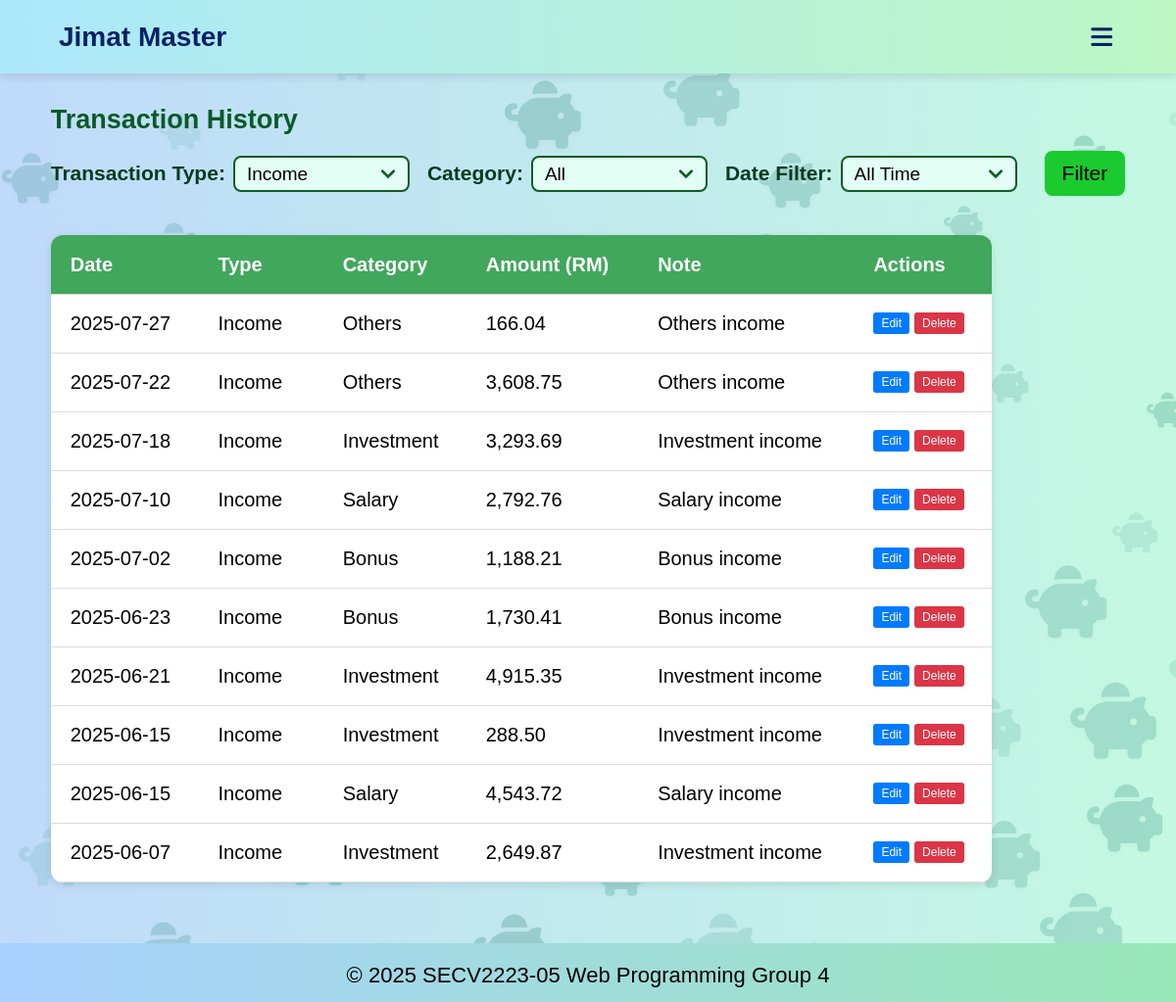
Screenshot of /overview.php?type=income (signed in) with the database file from the repository.
### tables this page shows
CREATE TABLE IF NOT EXISTS transactions (
    transaction_id INT AUTO_INCREMENT PRIMARY KEY,
    user_id INT NOT NULL,
    category_id INT NOT NULL,
    type ENUM('income', 'expense') NOT NULL,
    amount DECIMAL(10,2) NOT NULL,
    note TEXT,
    date DATE,
    FOREIGN KEY (user_id) REFERENCES users(user_id) ON DELETE CASCADE,
    FOREIGN KEY (category_id) REFERENCES categories(category_id) ON DELETE CASCADE
);

CREATE TABLE IF NOT EXISTS categories (
    category_id INT AUTO_INCREMENT PRIMARY KEY,
    name VARCHAR(50) NOT NULL,
    type VARCHAR(50) NOT NULL  
);

### overview.php (the view, shortened to what this page needs)
<!DOCTYPE html>
<html lang="en">
<head>
    <link rel="stylesheet" href="style.css">
    <link rel="stylesheet" href="https://cdnjs.cloudflare.com/ajax/libs/font-awesome/6.1.0/css/all.min.css">
</head>
<body>
    <div id="piggy-bg"></div>
    <div class="piggy-container" aria-hidden="true"></div>
    <?php
    include 'includes/db.php';
    $user_id = $_SESSION['user_id'];
    ?>
    <header>
        <nav aria-label="Main Navigation">
            <div class="headername">Jimat Master</div>
            <i class="fa-solid fa-bars" id="menuicon"></i>
        </nav>
    </header>
    <main class="overviewmain">
        <section id="overview">
            <h2>Transaction History</h2>
            <form method="GET" action="overview.php">
                <div class="filtergroup">
                    <label for="transactionType">Transaction Type:</label>
                    <select id="OtransactionType" name="type" onchange="this.form.submit()" required>
                        <?php
                        $selectedType = isset($_GET['type']) ? $_GET['type'] : 'all';
                        ?>
                        <option value="income" <?php echo ($selectedType == 'income') ? 'selected' : ''; ?>>Income</option>
                    </select>
                </div>
                <div class="filtergroup">
                    <label for="category">Category:</label>
                    <select name="category" id="Ocategory">
                        <option value="">All</option>
                    </select>
                </div>
                <div class="filtergroup">
                    <label for="date_filter">Date Filter:</label>
                    <select name="date_filter" id="Odate_filter">
                        <option value="" <?php echo (!isset($_GET['date_filter']) || $_GET['date_filter'] == '') ? 'selected' : ''; ?>>All Time</option>
                    </select>
                </div>
                <div class="filtergroup">
                    <button type="submit" class="filterbtn">Filter</button>
                </div>
            </form>
            <?php
            $selectedType = isset($_GET['type']) ? $_GET['type'] : 'all';
            if ($selectedType === 'all') {
                $transactionTypes = ['income', 'expense'];
                foreach ($transactionTypes as $currentType) {
                    echo "<h3>" . ucfirst($currentType) . " Transactions</h3>";
                    echo "<table>";
                    echo "<thead>
                            <tr>
                                <th>Date</th>
                                <th>Category</th>
                                <th>Amount (RM)</th>
                                <th>Note</th>
                                <th>Actions</th>
                            </tr>
                          </thead>";
                    echo "<tbody>";
                    $sql = "SELECT t.*, c.name AS category_name FROM transactions t
                            JOIN categories c ON t.category_id = c.category_id
                            WHERE t.user_id = ? AND t.type = ?";
                    $params = [$user_id, $currentType];
                    $types = "is";
                    if (!empty($_GET['category'])) {
                        $sql .= " AND t.category_id = ?";
                        $params[] = $_GET['category'];
                        $types .= "i";
                    }
                    if (!empty($_GET['date_filter']) && is_numeric($_GET['date_filter'])) {
                        $days = (int)$_GET['date_filter'];
                        $sql .= " AND t.date >= DATE_SUB(CURDATE(), INTERVAL ? DAY)";
                        $params[] = $days;
                        $types .= "i";
                    }
                    $sql .= " ORDER BY t.date DESC, t.transaction_id DESC";
                    $stmt = $conn->prepare($sql);
                    if ($stmt) {
                        $stmt->bind_param($types, ...$params);
                        $stmt->execute();
                        $result = $stmt->get_result();
                        if ($result->num_rows > 0) {
                            $total = 0;
                            while ($row = $result->fetch_assoc()) {
                                $total += $row['amount'];
                                echo "<tr id='row-{$row['transaction_id']}'>
                                        <td class='date-cell'>" . htmlspecialchars($row['date']) . "</td>
                                        <td class='category-cell' data-category-id='" . htmlspecialchars($row['category_id']) . "'>" . htmlspecialchars($row['category_name']) . "</td>
                                        <td class='amount-cell'>" . number_format($row['amount'], 2) . "</td>
                                        <td class='note-cell'>" . htmlspecialchars($row['note']) . "</td>
                                        <td class='action-cell'>
                                            <div class='action-buttons'>
                                                <button class='btn-edit' onclick='editTransaction({$row['transaction_id']})'>Edit</button>
                                                <button class='btn-delete' onclick='deleteTransaction({$row['transaction_id']})'>Delete</button>
                                            </div>
                                        </td>
                                      </tr>";
                            }
                            echo "<tr style='font-weight: bold; background-color: #f0f0f0;'>
                                    <td colspan='3'>Total " . ucfirst($currentType) . "</td>
                                    <td>RM " . number_format($total, 2) . "</td>
                                    <td></td>
                                  </tr>";
                        } else {
                            echo "<tr><td colspan='5' style='text-align: center; padding: 20px;'>No " . $currentType . " transactions found.</td></tr>";
                        }
                        $stmt->close();
                    } else {
                        echo "<tr><td colspan='5' style='text-align: center; padding: 20px; color: red;'>Error preparing query: " . htmlspecialchars($conn->error) . "</td></tr>";
                    }
                    echo "</tbody>";
                    echo "</table>";
                    echo "<br>";
                }
            } else {
                echo "<table>";
                echo "<thead>
                        <tr>
                            <th>Date</th>
                            <th>Type</th>
                            <th>Category</th>
                            <th>Amount (RM)</th>
                            <th>Note</th>
                            <th>Actions</th>
                        </tr>
                      </thead>";
                echo "<tbody>";
                $sql = "SELECT t.*, c.name AS category_name FROM transactions t
                        JOIN categories c ON t.category_id = c.category_id
                        WHERE t.user_id = ?";
                $params = [$user_id];
                $types = "i";
                if (!empty($_GET['type']) && $_GET['type'] !== 'all') {
                    $sql .= " AND t.type = ?";
                    $params[] = $_GET['type'];
                    $types .= "s";
                }
                $sql .= " ORDER BY t.date DESC, t.transaction_id DESC";
                $stmt = $conn->prepare($sql);
                if ($stmt) {
                    $stmt->bind_param($types, ...$params);
                    $stmt->execute();
                    $result = $stmt->get_result();
                    if ($result->num_rows > 0) {
                        while ($row = $result->fetch_assoc()) {
                            echo "<tr id='row-{$row['transaction_id']}'>
                                    <td class='date-cell'>" . htmlspecialchars($row['date']) . "</td>
                                    <td class='type-cell'>" . htmlspecialchars(ucfirst($row['type'])) . "</td>
                                    <td class='category-cell' data-category-id='" . htmlspecialchars($row['category_id']) . "'>" . htmlspecialchars($row['category_name']) . "</td>
                                    <td class='amount-cell'>" . number_format($row['amount'], 2) . "</td>
                                    <td class='note-cell'>" . htmlspecialchars($row['note']) . "</td>
                                    <td class='action-cell'>
                                        <div class='action-buttons'>
                                            <button class='btn-edit' onclick='editTransaction({$row['transaction_id']})'>Edit</button>
                                            <button class='btn-delete' onclick='deleteTransaction({$row['transaction_id']})'>Delete</button>
                                        </div>
                                    </td>
                                  </tr>";
                        }
                    } else {
                        echo "<tr><td colspan='6' style='text-align: center; padding: 20px;'>No transactions found.</td></tr>";
                    }
                } else {
                    echo "<tr><td colspan='6' style='text-align: center; padding: 20px; color: red;'>Error preparing query: " . htmlspecialchars($conn->error) . "</td></tr>";
                }
                echo "</tbody>";
                echo "</table>";
            }
            ?>
        </section>
    </main>
    <footer>
        <div class="footercontainer">
            <p>
                <span class="footeryear">&copy; <span id="current-year"></span> SECV2223-05</span>
                <span class="footergroup">Web Programming Group 4</span>
            </p>
        </div>
    </footer>
</body>
</html>

### rows the page displays
transactions: date "2025-07-27", type "Income", category.name "Others", amount "166.04", note "Others income"
transactions: date "2025-07-22", type "Income", category.name "Others", amount "3,608.75", note "Others income"
transactions: date "2025-07-18", type "Income", category.name "Investment", amount "3,293.69", note "Investment income"
transactions: date "2025-07-10", type "Income", category.name "Salary", amount "2,792.76", note "Salary income"
transactions: date "2025-07-02", type "Income", category.name "Bonus", amount "1,188.21", note "Bonus income"
transactions: date "2025-06-23", type "Income", category.name "Bonus", amount "1,730.41", note "Bonus income"
transactions: date "2025-06-21", type "Income", category.name "Investment", amount "4,915.35", note "Investment income"
transactions: date "2025-06-15", type "Income", category.name "Investment", amount "288.50", note "Investment income"
transactions: date "2025-06-15", type "Income", category.name "Salary", amount "4,543.72", note "Salary income"
transactions: date "2025-06-07", type "Income", category.name "Investment", amount "2,649.87", note "Investment income"
